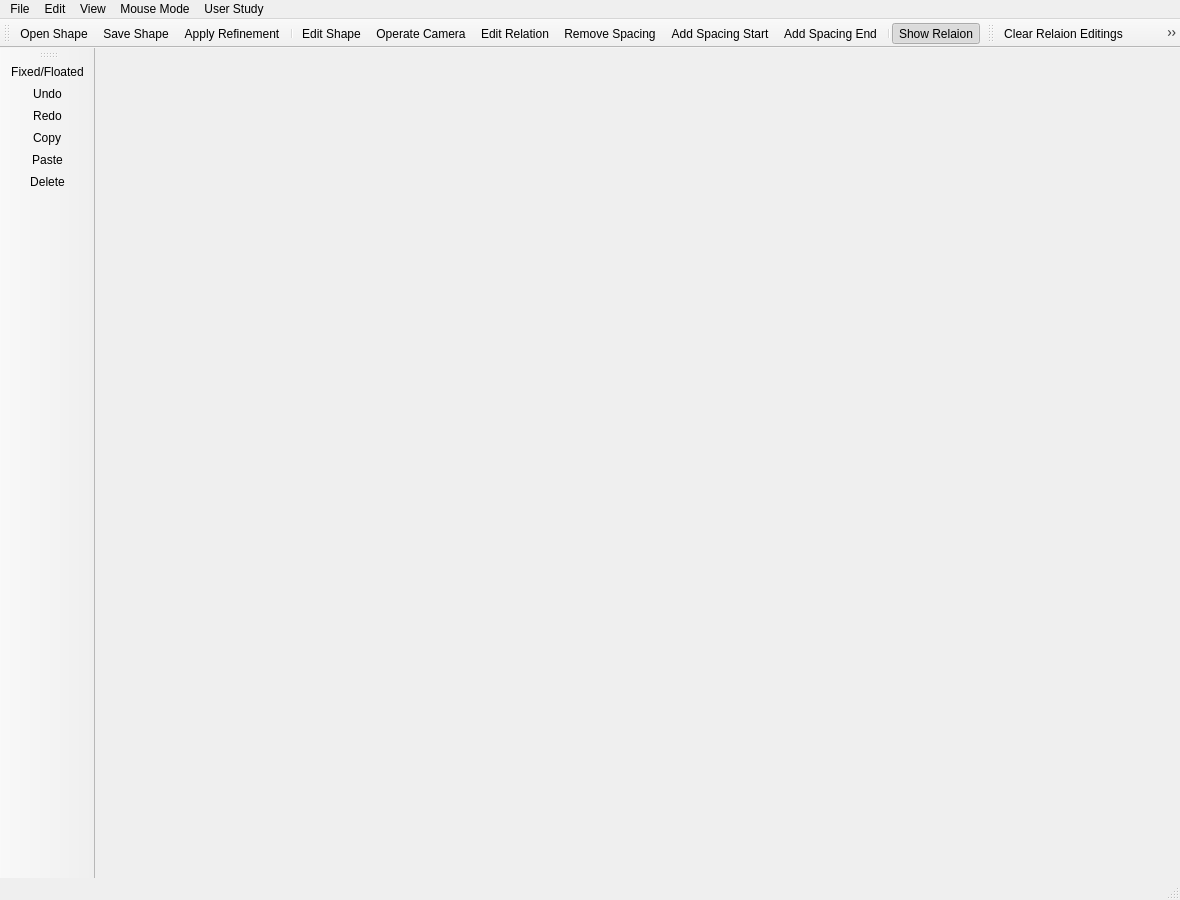
 <widget class="QMainWindow" name="OACreaterClass">
  <property name="geometry">
   <rect>
    <x>0</x>
    <y>0</y>
    <width>1180</width>
    <height>900</height>
   </rect>
  </property>
  <property name="windowTitle">
   <string>OACreater</string>
  </property>
  <widget class="QWidget" name="centralWidget">
   <layout class="QGridLayout" name="gridLayout">
    <item row="0" column="0">
     <widget class="CDisplayWidget" name="displaywidget" native="true"/>
    </item>
    <item row="0" column="1">
     <widget class="Preview" name="preview" native="true"/>
    </item>
   </layout>
  </widget>
  <widget class="QMenuBar" name="menuBar">
   <property name="geometry">
    <rect>
     <x>0</x>
     <y>0</y>
     <width>1180</width>
     <height>26</height>
    </rect>
   </property>
   <widget class="QMenu" name="menuFile">
    <property name="title">
     <string>File</string>
    </property>
    <addaction name="actionOpen_Shape"/>
    <addaction name="actionSave_Shape"/>
   </widget>
   <widget class="QMenu" name="menuEdit">
    <property name="title">
     <string>Edit</string>
    </property>
    <addaction name="actionUndo"/>
    <addaction name="actionRedo"/>
    <addaction name="actionCopy"/>
    <addaction name="actionPaste"/>
    <addaction name="actionDelete"/>
    <addaction name="actionSelect_Model"/>
    <addaction name="actionAll_Fixing"/>
    <addaction name="actionAll_Floating"/>
    <addaction name="actionClear_Edit_Relaion"/>
    <addaction name="actionStop_Rotation"/>
    <addaction name="actionApply_Refinement"/>
    <addaction name="actionZoom"/>
    <addaction name="actionAdd_Spacing_End"/>
   </widget>
   <widget class="QMenu" name="menuRefine">
    <property name="title">
     <string>View</string>
    </property>
    <addaction name="actionShow_ID"/>
    <addaction name="actionShow_Relaion"/>
    <addaction name="actionOperate_Camera"/>
    <addaction name="actionFour_Relaions"/>
    <addaction name="actionRotate_With_Camera"/>
    <addaction name="actionShow_Spacing"/>
    <addaction name="actionShow_grid"/>
   </widget>
   <widget class="QMenu" name="menuOther">
    <property name="title">
     <string>Mouse Mode</string>
    </property>
    <addaction name="actionOperate_Shape"/>
    <addaction name="actionAdd_relations"/>
    <addaction name="actionCurve_Alignment"/>
    <addaction name="actionSelect_Shape"/>
    <addaction name="actionAdd_Spacing_Start"/>
    <addaction name="actionRemove_Spacing"/>
   </widget>
   <widget class="QMenu" name="menuUser_Study">
    <property name="title">
     <string>User Study</string>
    </property>
    <addaction name="actionLoad_User_Study_Presets"/>
    <addaction name="actionEnter_User_Name"/>
    <addaction name="actionStart_User_Study"/>
    <addaction name="actionProceed_User_Study"/>
    <addaction name="actionEnd_User_Study"/>
    <addaction name="actionBegin_User_Study_One"/>
    <addaction name="actionFinish_User_Study"/>
   </widget>
   <addaction name="menuFile"/>
   <addaction name="menuEdit"/>
   <addaction name="menuRefine"/>
   <addaction name="menuOther"/>
   <addaction name="menuUser_Study"/>
  </widget>
  <widget class="QToolBar" name="main">
   <property name="iconSize">
    <size>
     <width>40</width>
     <height>40</height>
    </size>
   </property>
   <attribute name="toolBarArea">
    <enum>TopToolBarArea</enum>
   </attribute>
   <attribute name="toolBarBreak">
    <bool>false</bool>
   </attribute>
   <addaction name="actionOpen_Shape"/>
   <addaction name="actionSave_Shape"/>
   <addaction name="actionApply_Refinement"/>
   <addaction name="separator"/>
   <addaction name="actionOperate_Shape"/>
   <addaction name="actionOperate_Camera"/>
   <addaction name="actionAdd_relations"/>
   <addaction name="actionRemove_Spacing"/>
   <addaction name="actionAdd_Spacing_Start"/>
   <addaction name="actionAdd_Spacing_End"/>
   <addaction name="separator"/>
   <addaction name="actionShow_Relaion"/>
  </widget>
  <widget class="QStatusBar" name="statusBar"/>
  <widget class="QToolBar" name="toolBar_2">
   <property name="windowTitle">
    <string>toolBar_2</string>
   </property>
   <property name="iconSize">
    <size>
     <width>40</width>
     <height>40</height>
    </size>
   </property>
   <attribute name="toolBarArea">
    <enum>LeftToolBarArea</enum>
   </attribute>
   <attribute name="toolBarBreak">
    <bool>false</bool>
   </attribute>
   <addaction name="actionSelect_Model"/>
   <addaction name="actionUndo"/>
   <addaction name="actionRedo"/>
   <addaction name="actionCopy"/>
   <addaction name="actionPaste"/>
   <addaction name="actionDelete"/>
  </widget>
  <widget class="QToolBar" name="toolBar">
   <property name="windowTitle">
    <string>toolBar</string>
   </property>
   <property name="iconSize">
    <size>
     <width>40</width>
     <height>40</height>
    </size>
   </property>
   <attribute name="toolBarArea">
    <enum>TopToolBarArea</enum>
   </attribute>
   <attribute name="toolBarBreak">
    <bool>false</bool>
   </attribute>
   <addaction name="actionClear_Edit_Relaion"/>
   <addaction name="actionStop_Rotation"/>
   <addaction name="separator"/>
   <addaction name="actionZoom"/>
  </widget>
  <action name="actionOpen_Shape">
   <property name="icon">
    <iconset resource="oacreater.qrc">
     <normaloff>:/OACreater/Resources/Folder_Open.png</normaloff>:/OACreater/Resources/Folder_Open.png</iconset>
   </property>
   <property name="text">
    <string>Open Shape</string>
   </property>
  </action>
  <action name="actionSave_Shape">
   <property name="icon">
    <iconset resource="oacreater.qrc">
     <normaloff>:/OACreater/Resources/Save.png</normaloff>:/OACreater/Resources/Save.png</iconset>
   </property>
   <property name="text">
    <string>Save Shape</string>
   </property>
  </action>
  <action name="actionUndo">
   <property name="icon">
    <iconset resource="oacreater.qrc">
     <normaloff>:/OACreater/Resources/undo.png</normaloff>:/OACreater/Resources/undo.png</iconset>
   </property>
   <property name="text">
    <string>Undo</string>
   </property>
   <property name="shortcut">
    <string>Ctrl+Z</string>
   </property>
  </action>
  <action name="actionRedo">
   <property name="icon">
    <iconset resource="oacreater.qrc">
     <normaloff>:/OACreater/Resources/redo.png</normaloff>:/OACreater/Resources/redo.png</iconset>
   </property>
   <property name="text">
    <string>Redo</string>
   </property>
   <property name="shortcut">
    <string>Ctrl+Y</string>
   </property>
  </action>
  <action name="actionCopy">
   <property name="icon">
    <iconset resource="oacreater.qrc">
     <normaloff>:/OACreater/Resources/copy.png</normaloff>:/OACreater/Resources/copy.png</iconset>
   </property>
   <property name="text">
    <string>Copy</string>
   </property>
   <property name="shortcut">
    <string>Ctrl+C</string>
   </property>
  </action>
  <action name="actionPaste">
   <property name="icon">
    <iconset resource="oacreater.qrc">
     <normaloff>:/OACreater/Resources/paste.png</normaloff>:/OACreater/Resources/paste.png</iconset>
   </property>
   <property name="text">
    <string>Paste</string>
   </property>
   <property name="shortcut">
    <string>Ctrl+V</string>
   </property>
  </action>
  <action name="actionDelete">
   <property name="checkable">
    <bool>false</bool>
   </property>
   <property name="icon">
    <iconset resource="oacreater.qrc">
     <normaloff>:/OACreater/Resources/delete.png</normaloff>:/OACreater/Resources/delete.png</iconset>
   </property>
   <property name="text">
    <string>Delete</string>
   </property>
   <property name="shortcut">
    <string>Del</string>
   </property>
  </action>
  <action name="actionScale">
   <property name="checkable">
    <bool>true</bool>
   </property>
   <property name="icon">
    <iconset resource="oacreater.qrc">
     <normaloff>:/OACreater/Resources/scale.png</normaloff>:/OACreater/Resources/scale.png</iconset>
   </property>
   <property name="text">
    <string>Scale</string>
   </property>
  </action>
  <action name="actionAll_Fixing">
   <property name="icon">
    <iconset resource="oacreater.qrc">
     <normaloff>:/OACreater/Resources/all_fix2.png</normaloff>:/OACreater/Resources/all_fix2.png</iconset>
   </property>
   <property name="text">
    <string>All Fix</string>
   </property>
  </action>
  <action name="actionAll_Floating">
   <property name="icon">
    <iconset resource="oacreater.qrc">
     <normaloff>:/OACreater/Resources/all_float1.png</normaloff>:/OACreater/Resources/all_float1.png</iconset>
   </property>
   <property name="text">
    <string>All Float</string>
   </property>
  </action>
  <action name="actionSelect_Model">
   <property name="icon">
    <iconset resource="oacreater.qrc">
     <normaloff>:/OACreater/Resources/pushpin.png</normaloff>:/OACreater/Resources/pushpin.png</iconset>
   </property>
   <property name="text">
    <string>Fixed/Floated</string>
   </property>
  </action>
  <action name="actionStop_Update">
   <property name="icon">
    <iconset resource="oacreater.qrc">
     <normaloff>:/OACreater/Resources/hand.png</normaloff>:/OACreater/Resources/hand.png</iconset>
   </property>
   <property name="text">
    <string>Stop Update</string>
   </property>
  </action>
  <action name="actionApply_Refinement">
   <property name="icon">
    <iconset resource="oacreater.qrc">
     <normaloff>:/OACreater/Resources/confirm.png</normaloff>:/OACreater/Resources/confirm.png</iconset>
   </property>
   <property name="text">
    <string>Apply Refinement</string>
   </property>
  </action>
  <action name="actionAdd_relations">
   <property name="checkable">
    <bool>true</bool>
   </property>
   <property name="icon">
    <iconset resource="oacreater.qrc">
     <normaloff>:/OACreater/Resources/edit_spacing3.png</normaloff>:/OACreater/Resources/edit_spacing3.png</iconset>
   </property>
   <property name="text">
    <string>Edit Relation</string>
   </property>
  </action>
  <action name="actionSelect_Shape">
   <property name="checkable">
    <bool>true</bool>
   </property>
   <property name="icon">
    <iconset resource="oacreater.qrc">
     <normaloff>:/OACreater/Resources/part.png</normaloff>:/OACreater/Resources/part.png</iconset>
   </property>
   <property name="text">
    <string>Local Refinement</string>
   </property>
  </action>
  <action name="actionOperate_Shape">
   <property name="checkable">
    <bool>true</bool>
   </property>
   <property name="icon">
    <iconset resource="oacreater.qrc">
     <normaloff>:/OACreater/Resources/cursor.png</normaloff>:/OACreater/Resources/cursor.png</iconset>
   </property>
   <property name="text">
    <string>Edit Shape</string>
   </property>
  </action>
  <action name="actionCurve_Alignment">
   <property name="checkable">
    <bool>true</bool>
   </property>
   <property name="icon">
    <iconset resource="oacreater.qrc">
     <normaloff>:/OACreater/Resources/curve_alignment.png</normaloff>:/OACreater/Resources/curve_alignment.png</iconset>
   </property>
   <property name="text">
    <string>Curve Alignment</string>
   </property>
  </action>
  <action name="actionDelete_Relations">
   <property name="checkable">
    <bool>true</bool>
   </property>
   <property name="icon">
    <iconset resource="oacreater.qrc">
     <normaloff>:/OACreater/Resources/delete_relations.png</normaloff>:/OACreater/Resources/delete_relations.png</iconset>
   </property>
   <property name="text">
    <string>Delete Relations</string>
   </property>
  </action>
  <action name="actionDelete_Relations_2">
   <property name="text">
    <string>Delete Relations</string>
   </property>
  </action>
  <action name="actionClear_Edit_Relaion">
   <property name="icon">
    <iconset resource="oacreater.qrc">
     <normaloff>:/OACreater/Resources/delete_edit_spacing2.png</normaloff>:/OACreater/Resources/delete_edit_spacing2.png</iconset>
   </property>
   <property name="text">
    <string>Clear Relaion Editings </string>
   </property>
  </action>
  <action name="actionStop_Rotation">
   <property name="checkable">
    <bool>true</bool>
   </property>
   <property name="checked">
    <bool>false</bool>
   </property>
   <property name="icon">
    <iconset resource="oacreater.qrc">
     <normaloff>:/OACreater/Resources/Show Rotation.png</normaloff>:/OACreater/Resources/Show Rotation.png</iconset>
   </property>
   <property name="text">
    <string>Rotation Switch</string>
   </property>
  </action>
  <action name="actionShow_ID">
   <property name="checkable">
    <bool>true</bool>
   </property>
   <property name="checked">
    <bool>true</bool>
   </property>
   <property name="icon">
    <iconset resource="oacreater.qrc">
     <normaloff>:/OACreater/Resources/show id2.png</normaloff>:/OACreater/Resources/show id2.png</iconset>
   </property>
   <property name="text">
    <string>Show Shape ID</string>
   </property>
  </action>
  <action name="actionShow_Relaion">
   <property name="checkable">
    <bool>true</bool>
   </property>
   <property name="checked">
    <bool>true</bool>
   </property>
   <property name="icon">
    <iconset resource="oacreater.qrc">
     <normaloff>:/OACreater/Resources/update_relaion1.png</normaloff>:/OACreater/Resources/update_relaion1.png</iconset>
   </property>
   <property name="text">
    <string>Show Relaion</string>
   </property>
  </action>
  <action name="actionFour_Relaions">
   <property name="checkable">
    <bool>true</bool>
   </property>
   <property name="text">
    <string>Four Relaions</string>
   </property>
  </action>
  <action name="actionRotate_With_Camera">
   <property name="checkable">
    <bool>true</bool>
   </property>
   <property name="text">
    <string>Rotate With Camera</string>
   </property>
  </action>
  <action name="actionLoad_User_Study_Presets">
   <property name="text">
    <string>Load User Study Presets</string>
   </property>
  </action>
  <action name="actionEnter_User_Name">
   <property name="text">
    <string>Enter User Name</string>
   </property>
  </action>
  <action name="actionStart_User_Study">
   <property name="text">
    <string>Start User Study</string>
   </property>
  </action>
  <action name="actionProceed_User_Study">
   <property name="text">
    <string>Proceed User Study</string>
   </property>
  </action>
  <action name="actionEnd_User_Study">
   <property name="text">
    <string>End User Study</string>
   </property>
  </action>
  <action name="actionBegin_User_Study_One">
   <property name="text">
    <string>Begin User Study One</string>
   </property>
  </action>
  <action name="actionFinish_User_Study">
   <property name="text">
    <string>Finish User Study</string>
   </property>
  </action>
  <action name="actionOperate_Camera">
   <property name="checkable">
    <bool>true</bool>
   </property>
   <property name="checked">
    <bool>false</bool>
   </property>
   <property name="icon">
    <iconset resource="oacreater.qrc">
     <normaloff>:/OACreater/Resources/arcball.png</normaloff>:/OACreater/Resources/arcball.png</iconset>
   </property>
   <property name="text">
    <string>Operate Camera</string>
   </property>
  </action>
  <action name="actionZoom">
   <property name="checkable">
    <bool>true</bool>
   </property>
   <property name="checked">
    <bool>true</bool>
   </property>
   <property name="icon">
    <iconset resource="oacreater.qrc">
     <normaloff>:/OACreater/Resources/zoom.png</normaloff>:/OACreater/Resources/zoom.png</iconset>
   </property>
   <property name="text">
    <string>Zoom</string>
   </property>
  </action>
  <action name="actionShow_Spacing">
   <property name="checkable">
    <bool>true</bool>
   </property>
   <property name="checked">
    <bool>true</bool>
   </property>
   <property name="text">
    <string>Show Spacing</string>
   </property>
  </action>
  <action name="actionAdd_Spacing_Start">
   <property name="checkable">
    <bool>true</bool>
   </property>
   <property name="icon">
    <iconset resource="oacreater.qrc">
     <normaloff>:/OACreater/Resources/add_spacing2.png</normaloff>:/OACreater/Resources/add_spacing2.png</iconset>
   </property>
   <property name="text">
    <string>Add Spacing Start</string>
   </property>
  </action>
  <action name="actionRemove_Spacing">
   <property name="checkable">
    <bool>true</bool>
   </property>
   <property name="icon">
    <iconset resource="oacreater.qrc">
     <normaloff>:/OACreater/Resources/remove_spacing3副本.png</normaloff>:/OACreater/Resources/remove_spacing3副本.png</iconset>
   </property>
   <property name="text">
    <string>Remove Spacing</string>
   </property>
  </action>
  <action name="actionAdd_Spacing_End">
   <property name="icon">
    <iconset resource="oacreater.qrc">
     <normaloff>:/OACreater/Resources/add_spacing_group.png</normaloff>:/OACreater/Resources/add_spacing_group.png</iconset>
   </property>
   <property name="text">
    <string>Add Spacing End</string>
   </property>
  </action>
  <action name="actionShow_grid">
   <property name="checkable">
    <bool>true</bool>
   </property>
   <property name="checked">
    <bool>true</bool>
   </property>
   <property name="icon">
    <iconset resource="oacreater.qrc">
     <normaloff>:/OACreater/Resources/grid_96px.png</normaloff>:/OACreater/Resources/grid_96px.png</iconset>
   </property>
   <property name="text">
    <string>Show Grid</string>
   </property>
  </action>
 </widget>
